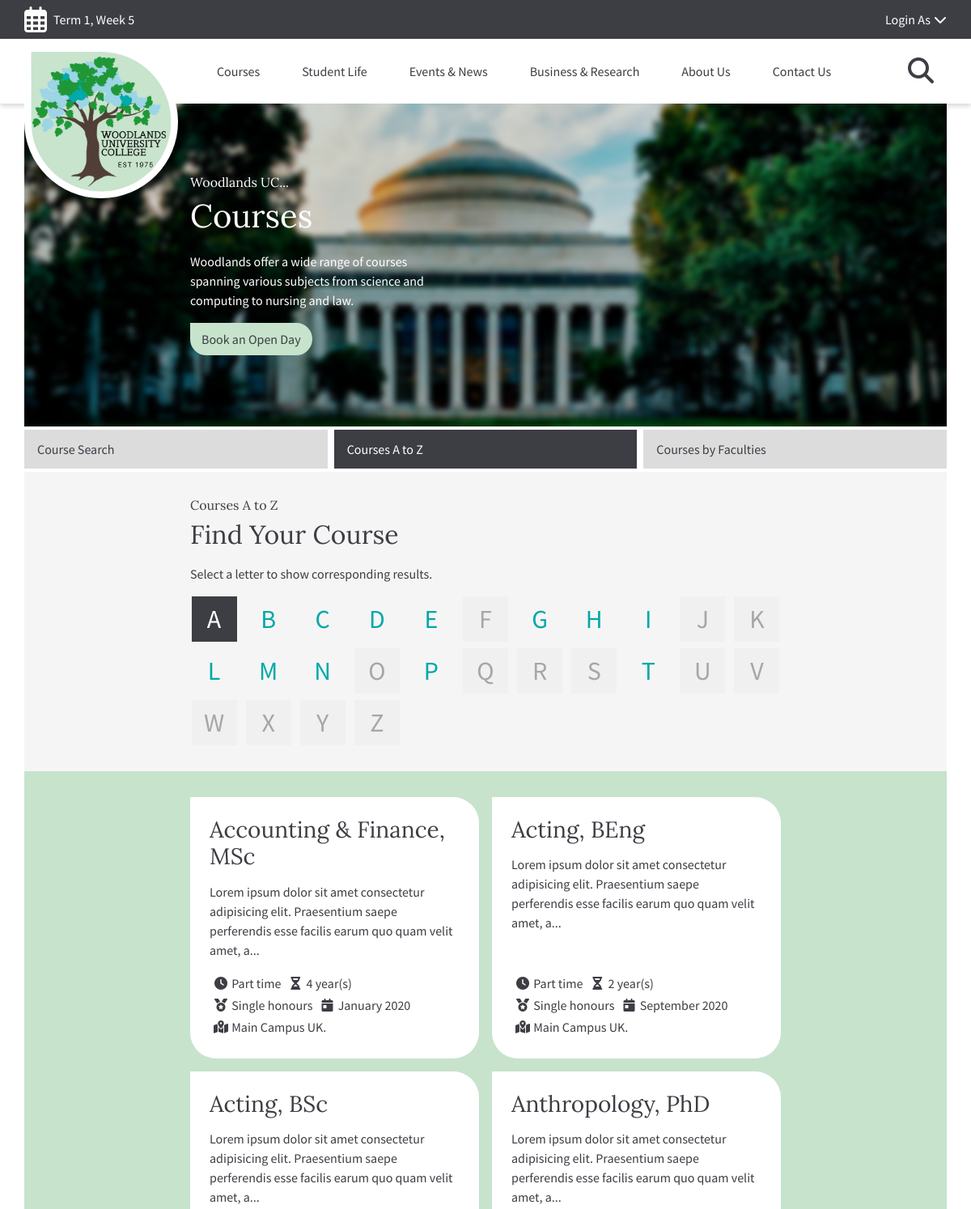
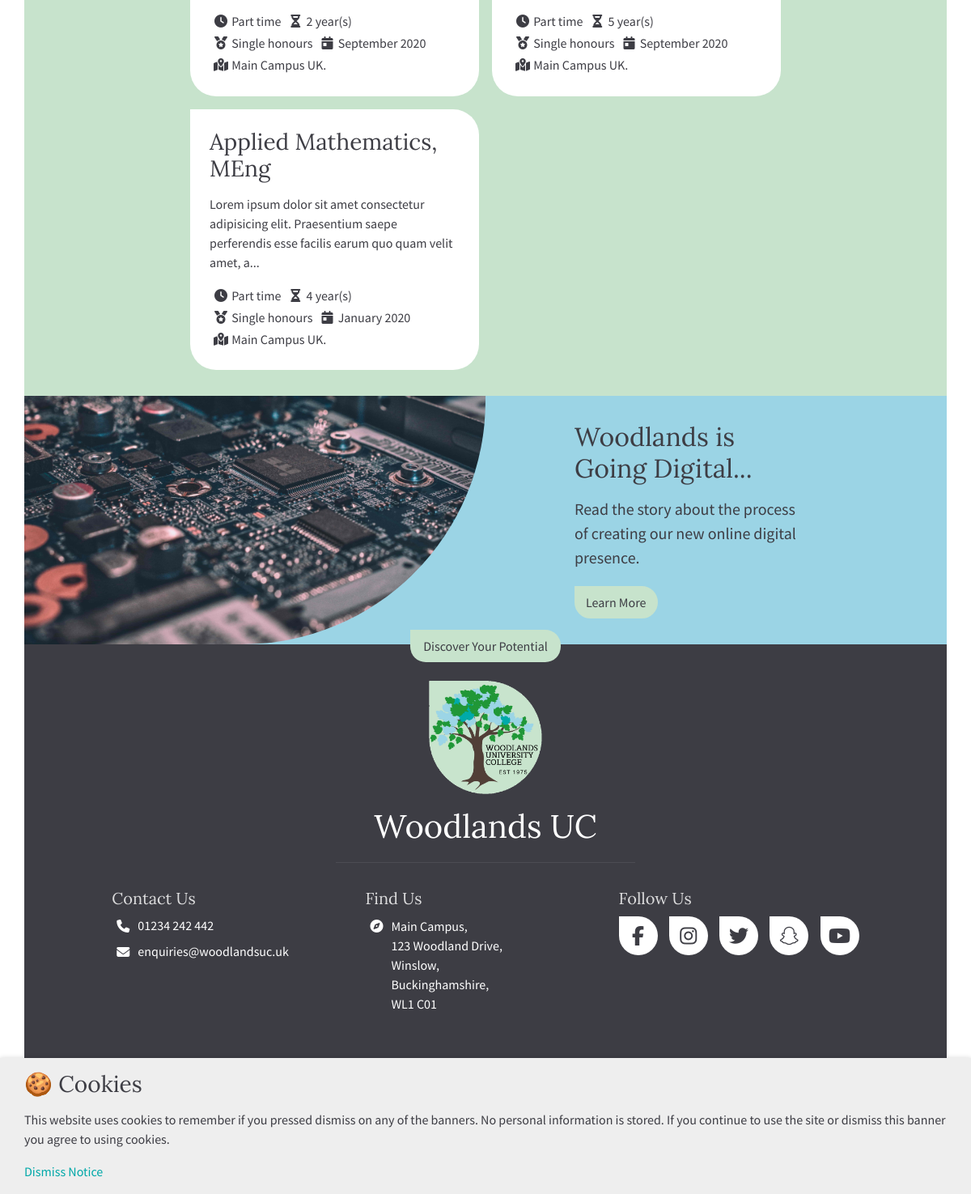
The page /courses?panel=a-z&letter=a on the database its author committed (2 pictures, top to bottom).
### tables this page shows
CREATE TABLE `courses` (
  `course_id` int(11) NOT NULL AUTO_INCREMENT,
  `assessment_method` text NOT NULL,
  `attendance` varchar(255) NOT NULL,
  `description` text NOT NULL,
  `discipline` varchar(255) NOT NULL,
  `duration` int(11) NOT NULL,
  `excerpt` text NOT NULL,
  `name` varchar(255) NOT NULL,
  `location` varchar(255) NOT NULL,
  `start_date` varchar(255) NOT NULL,
  `last_updated` datetime NOT NULL,
  `learning_strategy` text NOT NULL,
  `faculty_id` int(11) NOT NULL,
  PRIMARY KEY (`course_id`)
);

### public/index.php (called while the page is built, shortened)
<?php
include __DIR__ . '/../src/connection.php';
$route = str_replace('/', '', parse_url($_SERVER['REQUEST_URI'])['path']);
$method = $_SERVER['REQUEST_METHOD'];
(new \CupOfPHP\EntryPoint($pdo, $route, $method, new \WUC\WUCRoutes($pdo)))->run();

### src/WUC/Controllers/Course.php (called while the page is built, shortened)
<?php
class Course
{
    private $coursesTable;
    private $get;
    public function __construct(
        $coursesTable,
        $get,
        $post
    ) {
        $this->coursesTable = $coursesTable;
        $this->get = $get;
    }
    public function index()
    {
        $panel = strtolower($this->get['panel'] ?? '');
        $page = $this->get['page'] ?? 1;
        $offset = ($page - 1) * 10;
        switch ($panel) {
            case 'a-z':
                foreach (range('a', 'z') as $letter) {
                    $coursesAZ[$letter] = null;
                    foreach ($this->coursesTable->findAll() as $course) {
                        if (strtolower(substr($course->name, 0, 1)) === $letter) {
                            $coursesAZ[$letter][] = $course;
                        }
                    }
                }
                if (
                    isset($this->get['letter']) &&
                    in_array(strtolower($this->get['letter']), range('a', 'z'))
                ) {
                    $courses = $this->coursesTable->findComplex(
                        [
                            [
                                'field' => 'name',
                                'operator' => 'LIKE',
                                'value' => $this->get['letter'] . '%'
                            ]
                        ],
                        'name',
                        10,
                        $offset
                    );
                    $totalCourses = $this->coursesTable->totalComplex(
                        [
                            [
                                'field' => 'name',
                                'operator' => 'LIKE',
                                'value' => $this->get['letter'] . '%'
                            ]
                        ]
                    );
                }
                break;
        }
        return [
            'template' => '/courses/index.html.php',
            'title' => 'Courses',
            'variables' => [
                'courses' => $courses ?? null,
                'coursesAZ' => $coursesAZ ?? null,
                'currentPage' => $page,
                'panel' => $panel,
                'totalCourses' => $totalCourses ?? 0
            ]
        ];
    }
}

### src/CupOfPHP/DatabaseTable.php (called while the page is built, shortened)
<?php
class DatabaseTable
{
    private $pdo;
    private $table;
    private $className;
    private $constructorArgs;
    public function __construct(
        \PDO $pdo,
        string $table,
        string $primaryKey,
        string $className = '\stdClass',
        array $constructorArgs = []
    ) {
        $this->pdo = $pdo;
        $this->table = $table;
        $this->className = $className;
        $this->constructorArgs = $constructorArgs;
    }
    private function query($sql, $parameters = [])
    {
        $query = $this->pdo->prepare($sql);
        $query->execute($parameters);
        return $query;
    }
    public function findComplex($whereArgs, $orderBy = null, $limit = null, $offset = null)
    {
        $query = sprintf('SELECT * FROM `%s` WHERE ', $this->table);
        $parameters = [];
        foreach ($whereArgs as $whereArg) {
            if (isset($whereArg['type'])) {
                $query .= sprintf(
                    '`%s` %s :%s %s',
                    $whereArg['field'],
                    $whereArg['operator'],
                    $whereArg['field'],
                    $whereArg['type']
                );
            } else {
                $query .= sprintf(
                    '`%s` %s :%s',
                    $whereArg['field'],
                    $whereArg['operator'],
                    $whereArg['field']
                );
            }
            $parameters[$whereArg['field']] = $whereArg['value'];
        }
        if ($orderBy != null) {
            $query .= ' ORDER BY ' . $orderBy;
        }
        if ($limit != null) {
            $query .= ' LIMIT ' . $limit;
        }
        $query = $this->query($query, $parameters);
        return $query->fetchAll(\PDO::FETCH_CLASS, $this->className, $this->constructorArgs);
    }
    public function findAll($orderBy = null, $limit = null, $offset = null)
    {
        $query = sprintf(
            'SELECT * FROM `%s`',
            $this->table
        );
        $query = $this->query($query);
        return $query->fetchAll(\PDO::FETCH_CLASS, $this->className, $this->constructorArgs);
    }
}

### templates/courses/index.html.php (the view, shortened to what this page needs)
<section class="wuc-section wuc-section--hero row" id="hero">
    <div class="col-12 col-lg-4 offset-lg-2 wuc-section__content">
        <h6 class="wuc-section__sub-heading sub-heading--white">
            Woodlands UC...
        </h6>
        <h1 class="wuc-section__heading heading--white heading--lg">
            Courses
        </h1>
        <p class="wuc-section__excerpt excerpt--white">
            Woodlands offer a wide range of courses spanning various subjects
            from science and computing to nursing and law.
        </p>
        <a href="#" class="wuc-btn wuc-btn--primary">Book an Open Day</a>
    </div>
</section>
<nav class="panel__btn-group">
    <a
        href="/courses?panel=search"
        class="panel__btn <?php echo $panel === 'search' ? 'panel__btn--active' : ''?>"
    >Course Search</a>
    <a
        href="/courses?panel=a-z"
        class="panel__btn <?php echo $panel === 'a-z' ? 'panel__btn--active' : ''?>"
    >Courses A to Z</a>
    <a
        href="/courses?panel=faculties"
        class="panel__btn <?php echo $panel === 'faculties' ? 'panel__btn--active' : ''?>"
    >Courses by Faculties</a>
</nav>
<?php if ($panel === 'a-z'): ?>
    <section class="wuc-section wuc-section--default row">
        <div class="col-12 col-lg-8 offset-lg-2">
            <h6 class="wuc-section__sub-heading">Courses A to Z</h6>
            <h2 class="wuc-section__heading">Find Your Course</h2>
            <p class="wuc-section__excerpt">
                Select a letter to show corresponding results.
            </p>
            <ul class="wuc-alphabet">
            <?php foreach ($coursesAZ as $key => $value): ?>
                <li class="wuc-alphabet__item">
                    <?php if ($value === null): ?>
                        <span
                            class="wuc-alphabet__text"
                            title="0 results found"
                        ><?php echo $key ?></span>
                    <?php else: ?>
                        <a
                            href="/courses?panel=a-z&letter=<?php echo $key ?>"
                            class="wuc-alphabet__link <?php echo ($_GET['letter'] ?? null) === $key ? 'wuc-alphabet__link--active' : '' ?>"
                            title="<?php echo count($value) ?> results found"
                        ><?php echo $key ?></a>
                    <?php endif; ?>
                </li>
            <?php endforeach; ?>
        </ul>
        </div>
    </section>
    <?php if (
        isset($_GET['letter']) &&
        in_array(strtolower($_GET['letter']), range('a', 'z'))
    ): ?>
        <section class="wuc-section wuc-section--primary row">
            <div class="col-12 col-lg-8 offset-lg-2">
                <?php if (count($courses) === 0): ?>
                    <h3>No results found.</h3>
                <?php else: ?>
                    <ul class="wuc-results-list">
                        <?php foreach ($courses as $course): ?>
                            <li class="wuc-results-list__item">
                                <a
                                    href="/courses/course?id=<?php echo $course->course_id ?>"
                                    class="wuc-results-list__link"
                                >
                                    <h3 class="wuc-results-list__heading">
                                        <?php echo htmlspecialchars($course->name . ', ' . $course->discipline, ENT_QUOTES, 'UTF-8'); ?>
                                    </h3>
                                    <p class="wuc-results-list__excerpt">
                                        <?php echo htmlspecialchars(strlen($course->description) > 128 ? substr($course->description, 0, 128) . '...' : $course->description, ENT_QUOTES, 'UTF-8'); ?>
                                    </p>
                                    <ul class="wuc-metadata">
                                        <li class="wuc-metadata__item">
                                            <span class="wuc-metadata__icon"
                                                ><i class="fas fa-clock fa-fw"></i
                                            ></span>
                                            <span class="wuc-metadata__text">
                                                <?php echo htmlspecialchars($course->attendance, ENT_QUOTES, 'UTF-8'); ?>
                                            </span>
                                        </li>
                                        <li class="wuc-metadata__item">
                                            <span class="wuc-metadata__icon"
                                                ><i class="fas fa-hourglass-half fa-fw"></i
                                            ></span>
                                            <span class="wuc-metadata__text">
                                                <?php echo htmlspecialchars($course->duration . ' year(s)', ENT_QUOTES, 'UTF-8'); ?>
                                            </span>
                                        </li>
                                        <li class="wuc-metadata__item">
                                            <span class="wuc-metadata__icon"
                                                ><i class="fas fa-medal fa-fw"></i
                                            ></span>
                                            <span class="wuc-metadata__text"
                                                >Single honours</span
                                            >
                                        </li>
                                        <li class="wuc-metadata__item">
                                            <span class="wuc-metadata__icon"
                                                ><i class="fas fa-calendar-day fa-fw"></i
                                            ></span>
                                            <span class="wuc-metadata__text">
                                                <?php echo htmlspecialchars($course->start_date, ENT_QUOTES, 'UTF-8'); ?>
                                            </span>
                                        </li>
                                        <li class="wuc-metadata__item">
                                            <span class="wuc-metadata__icon"
                                                ><i class="fas fa-map-marked-alt fa-fw"></i
                                            ></span>
                                            <span class="wuc-metadata__text">
                                                <?php echo htmlspecialchars($course->location, ENT_QUOTES, 'UTF-8'); ?>
                                            </span>
                                        </li>
                                    </ul>
                                </a>
                            </li>
                        <?php endforeach; ?>
                    </ul>
                <?php endif; ?>
            </div>
        </section>
    <?php endif; ?>
<?php endif;?>

### rows shown on the page
courses: name+discipline "Accounting & Finance, MSc", description "Lorem ipsum dolor sit amet consectetur adipisicing elit. Praesentium saepe perferendis esse facilis earum quo quam velit amet, a...", attendance "Part time", duration "4 year(s)", start_date "January 2020", location "Main Campus UK."
courses: name+discipline "Acting, BEng", description "Lorem ipsum dolor sit amet consectetur adipisicing elit. Praesentium saepe perferendis esse facilis earum quo quam velit amet, a...", attendance "Part time", duration "2 year(s)", start_date "September 2020", location "Main Campus UK."
courses: name+discipline "Acting, BSc", description "Lorem ipsum dolor sit amet consectetur adipisicing elit. Praesentium saepe perferendis esse facilis earum quo quam velit amet, a...", attendance "Part time", duration "2 year(s)", start_date "September 2020", location "Main Campus UK."
courses: name+discipline "Anthropology, PhD", description "Lorem ipsum dolor sit amet consectetur adipisicing elit. Praesentium saepe perferendis esse facilis earum quo quam velit amet, a...", attendance "Part time", duration "5 year(s)", start_date "September 2020", location "Main Campus UK."
courses: name+discipline "Applied Mathematics, MEng", description "Lorem ipsum dolor sit amet consectetur adipisicing elit. Praesentium saepe perferendis esse facilis earum quo quam velit amet, a...", attendance "Part time", duration "4 year(s)", start_date "January 2020", location "Main Campus UK."

### other values the page prints
$key "A"
$key "B"
$key "C"
$key "D"
$key "E"
$key "F"
$key "G"
$key "H"
$key "I"
$key "J"
$key "K"
$key "L"
$key "M"
$key "N"
$key "O"
